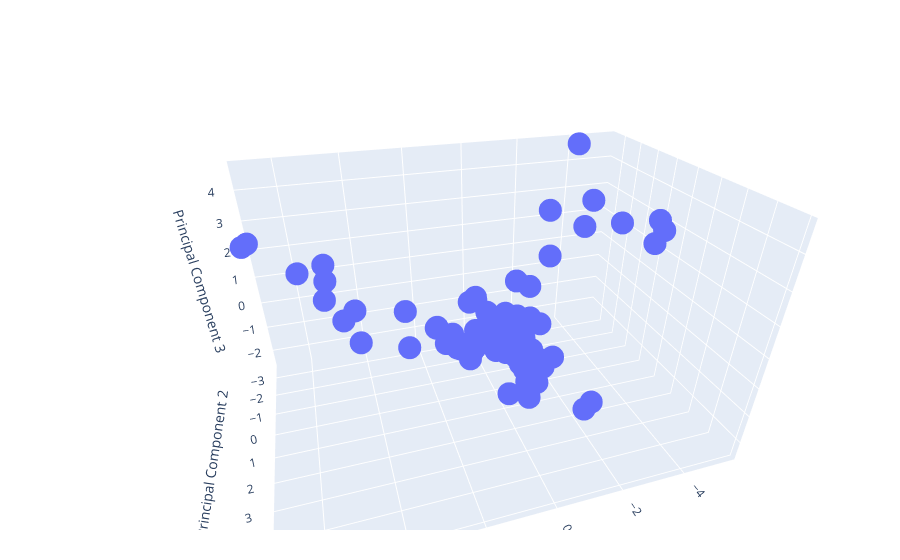

Source (notebook cell):
### Code cell
df = px.data.gapminder()
fig = px.scatter_3d(pca_compoments.reset_index(), x='Principal Component 1', y='Principal Component 2', z='Principal Component 3',
                    hover_data=['home_num'])
fig.update_layout(
    margin=dict(l=90, r=30, t=90, b=30),
)
